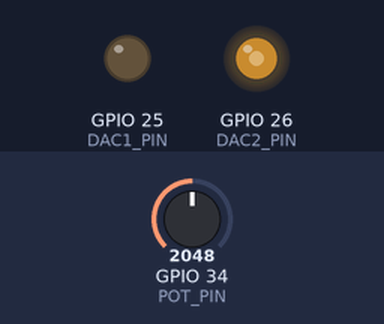
Bench run of a sketch on a simulated ESP32. Shown: output pins drawn as LEDs (lit = HIGH). The test bench sets the inputs (shaded band); at power-on: GPIO 34 (POT_PIN) = 2048 (analog values on the 0–4095 scale).

Above: at 0.1 s.
At 1.2 s:
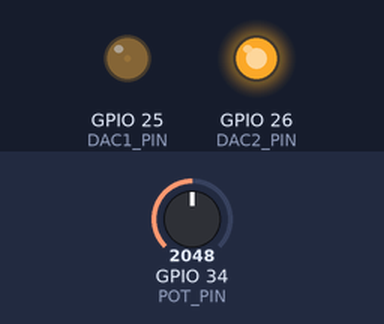
Timing chart, 0 to 0.5 s (numbered marks = the images above; inputs shaded):
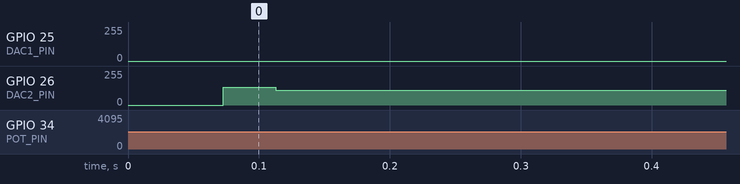

The sketch:

D3_Phase_Sine.ino
```cpp
#include <Arduino.h>
#include <math.h>

// ---------- Pins ----------
#define DAC1_PIN     25             // sine wave 1
#define DAC2_PIN     26             // sine wave 2, shifted
#define POT_PIN      34             // phase shift 0..360 degrees

// ---------- Wave ----------
#define TABLE_SIZE   256            // samples per period
#define SAMPLE_US    100            // pause after each sample

uint8_t sineTable[TABLE_SIZE];

void setup() {
  Serial.begin(115200);
  analogReadResolution(12);
  for (int i = 0; i < TABLE_SIZE; i++) {   // one period, 0..255 around 127.5
    sineTable[i] = (uint8_t)(127.5 + 127.5 * sin(2.0 * PI * i / TABLE_SIZE));
  }
}

void loop() {
  // 1) Once per period: pot -> degrees -> offset in table steps
  int potValue = analogRead(POT_PIN);          // 0..4095
  float degreesShift = potValue / 11.375f;     // 4095 / 360 = 11.375
  int offset = (int)(degreesShift / 360.0f * TABLE_SIZE);

  // 2) One full period on both DACs
  for (int i = 0; i < TABLE_SIZE; i++) {
    dacWrite(DAC1_PIN, sineTable[i]);
    dacWrite(DAC2_PIN, sineTable[(i + offset) % TABLE_SIZE]);   // wraps past the end
    delayMicroseconds(SAMPLE_US);
  }
}
```
